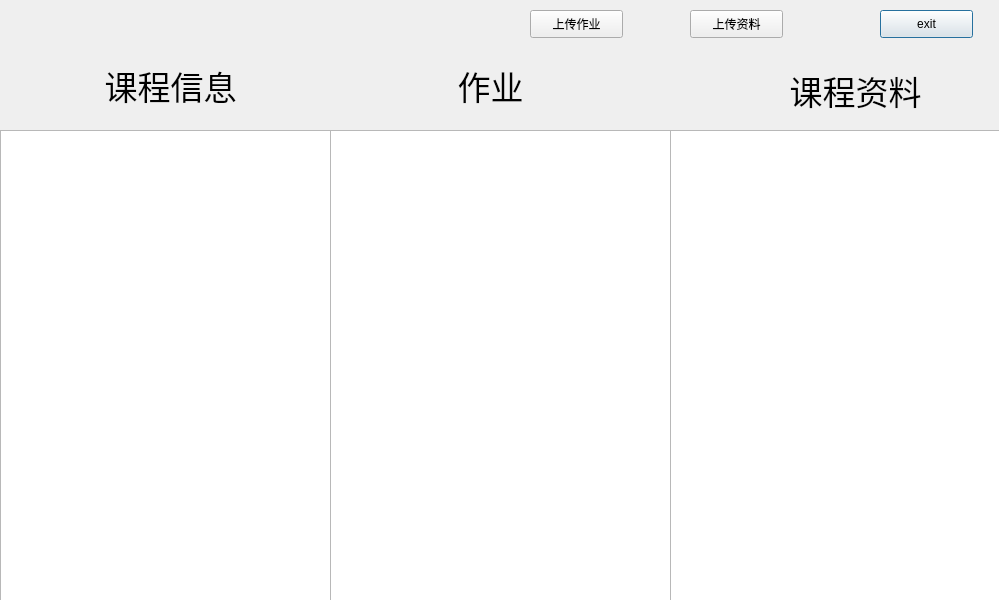
<?xml version="1.0" encoding="UTF-8"?>
<ui version="4.0">
 <class>showCourseInfo</class>
 <widget class="QDialog" name="showCourseInfo">
  <property name="geometry">
   <rect>
    <x>0</x>
    <y>0</y>
    <width>999</width>
    <height>600</height>
   </rect>
  </property>
  <property name="windowTitle">
   <string>Dialog</string>
  </property>
  <widget class="QTextEdit" name="CourseInfoEdit">
   <property name="geometry">
    <rect>
     <x>0</x>
     <y>130</y>
     <width>333</width>
     <height>471</height>
    </rect>
   </property>
  </widget>
  <widget class="QTextEdit" name="homeworkEdit">
   <property name="geometry">
    <rect>
     <x>330</x>
     <y>130</y>
     <width>341</width>
     <height>471</height>
    </rect>
   </property>
  </widget>
  <widget class="QTextEdit" name="materialEdit">
   <property name="geometry">
    <rect>
     <x>670</x>
     <y>130</y>
     <width>333</width>
     <height>471</height>
    </rect>
   </property>
  </widget>
  <widget class="QLabel" name="label">
   <property name="geometry">
    <rect>
     <x>60</x>
     <y>50</y>
     <width>221</width>
     <height>71</height>
    </rect>
   </property>
   <property name="font">
    <font>
     <family>隶书</family>
     <pointsize>25</pointsize>
    </font>
   </property>
   <property name="text">
    <string>课程信息</string>
   </property>
   <property name="alignment">
    <set>Qt::AlignCenter</set>
   </property>
  </widget>
  <widget class="QLabel" name="label_2">
   <property name="geometry">
    <rect>
     <x>380</x>
     <y>50</y>
     <width>221</width>
     <height>71</height>
    </rect>
   </property>
   <property name="font">
    <font>
     <family>隶书</family>
     <pointsize>25</pointsize>
    </font>
   </property>
   <property name="text">
    <string>作业</string>
   </property>
   <property name="alignment">
    <set>Qt::AlignCenter</set>
   </property>
  </widget>
  <widget class="QLabel" name="label_3">
   <property name="geometry">
    <rect>
     <x>750</x>
     <y>60</y>
     <width>211</width>
     <height>61</height>
    </rect>
   </property>
   <property name="font">
    <font>
     <family>隶书</family>
     <pointsize>25</pointsize>
    </font>
   </property>
   <property name="text">
    <string>课程资料</string>
   </property>
   <property name="alignment">
    <set>Qt::AlignCenter</set>
   </property>
  </widget>
  <widget class="QPushButton" name="exitButton">
   <property name="geometry">
    <rect>
     <x>880</x>
     <y>10</y>
     <width>93</width>
     <height>28</height>
    </rect>
   </property>
   <property name="text">
    <string>exit</string>
   </property>
  </widget>
  <widget class="QPushButton" name="homeworkButton">
   <property name="geometry">
    <rect>
     <x>530</x>
     <y>10</y>
     <width>93</width>
     <height>28</height>
    </rect>
   </property>
   <property name="text">
    <string>上传作业</string>
   </property>
  </widget>
  <widget class="QPushButton" name="materialButton">
   <property name="geometry">
    <rect>
     <x>690</x>
     <y>10</y>
     <width>93</width>
     <height>28</height>
    </rect>
   </property>
   <property name="text">
    <string>上传资料</string>
   </property>
  </widget>
 </widget>
 <resources/>
 <connections/>
</ui>
